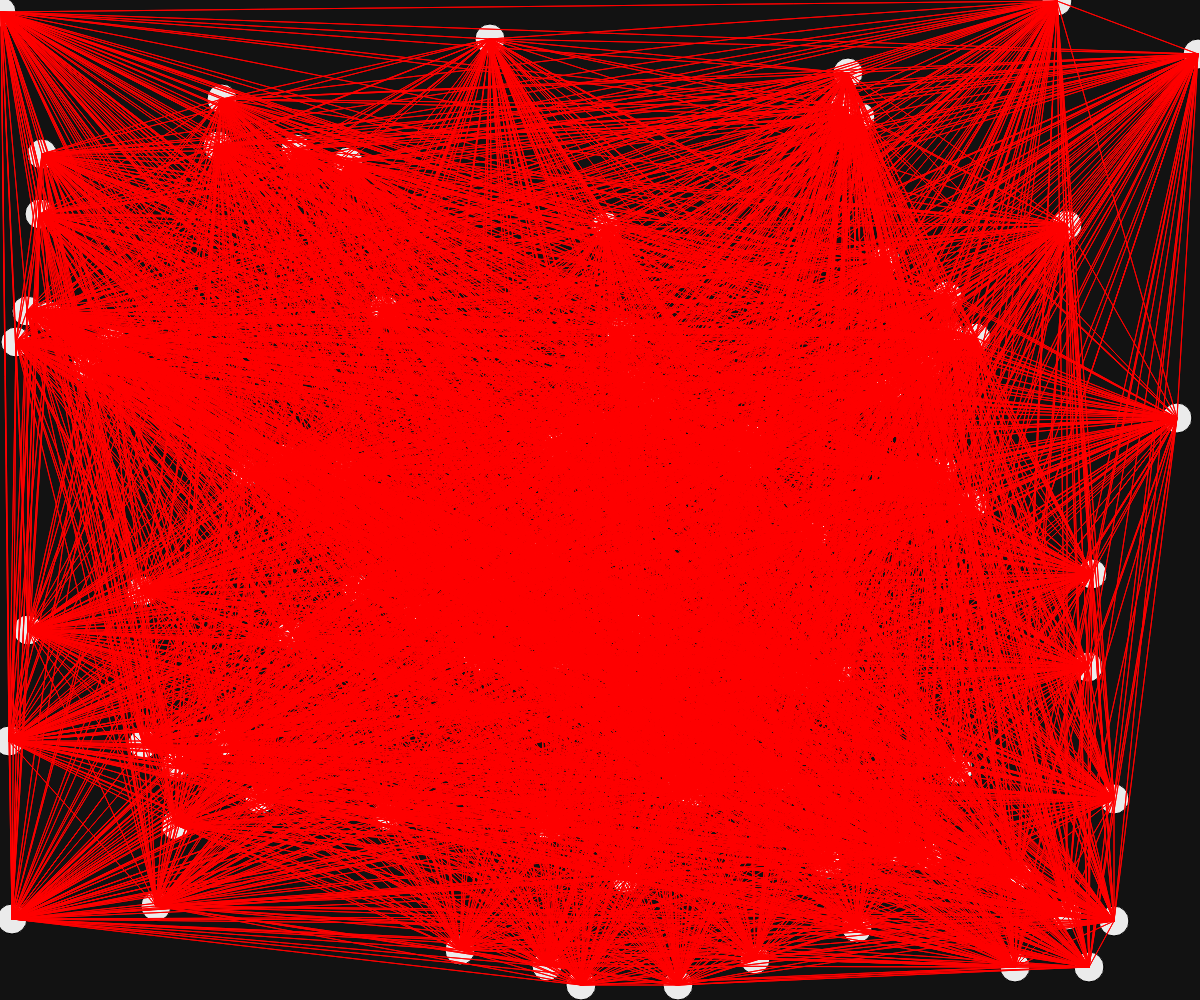
Frame 1 (no input)
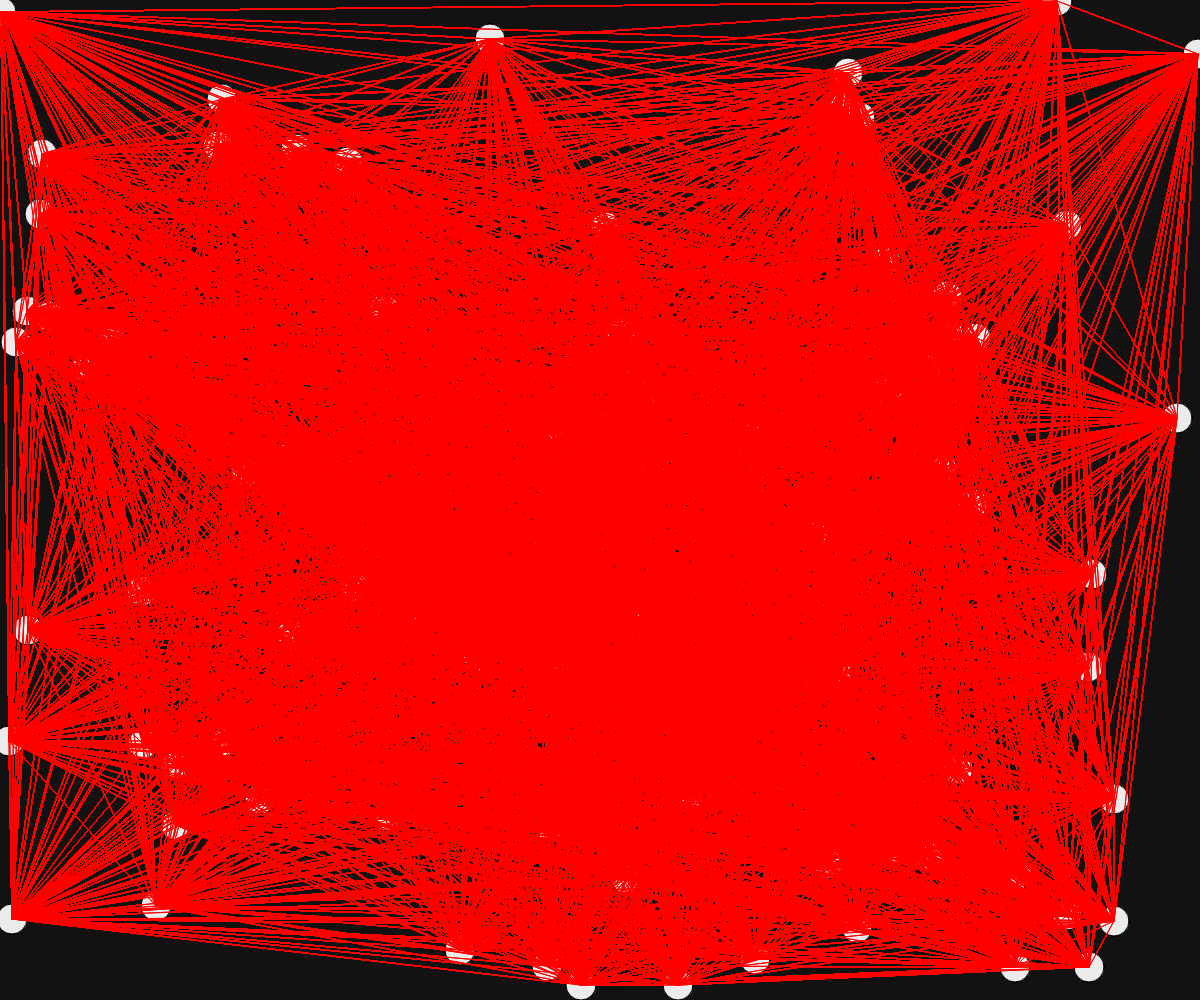
Frame 60 (no input)
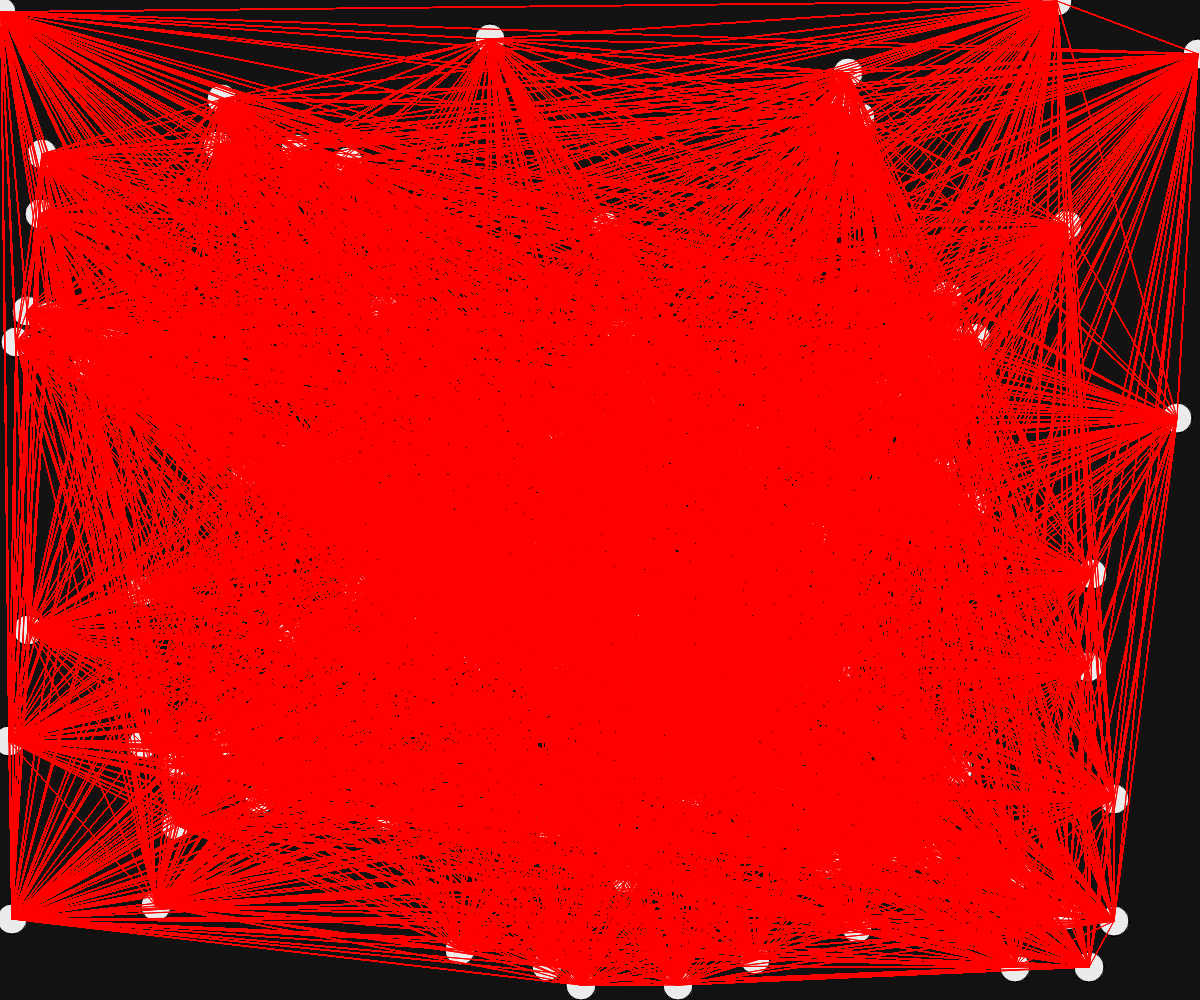
Frame 120 (the mouse pressed at the canvas centre since frame 60)

The p5.js sketch that drew these frames (run headless with seeded random() and noise() and a simulated clock; from frame 60 on, the mouse is pressed at the canvas centre):

// p5.js sketch
// ── sketch.js
function setup() {
  createCanvas(windowWidth, windowHeight);
  background('#121212');
}

function draw() {
  fill('#EBEBEB');
  let dim = 30;                             //setting circle diameter value
  let maxCircles = 90;                      //setting max no.of circles to draw
  let circlePosX = [];                      //initializing empty array for storing x-coordinates of circle
  let circlePosY = [];                      //initializing empty array for storing y-coordinates of circle
  randomSeed(2);
  
  stroke(0)
  strokeWeight(1);
  
  for(let i=1;i<=maxCircles;i++)            //looping to generate 50 circles
  {
    xpos = int(random(width));              //generating random x-coordinate for circle, range is 0 to windowWidth-1
    ypos = int(random(height));             //generating random y-coordinate for circle, range is 0 to windowHeight-1  
    ellipse(xpos, ypos, dim);               //drawing circle
    circlePosX.push(xpos);                  //pushing coordinate into array for x-coordinates
    circlePosY.push(ypos);                  //pushing coordinate into array for y-coordinates
  }
  
  stroke('red');
  strokeWeight(1);                          //setting color and weight of connecting lines
  
  for(let i=0;i<circlePosX.length;i++)      //looping for all values in x-coordinates array
  {
    for(let j=0;j<circlePosY.length;j++)    //looping for all values in y-coordinates array
    {
        line(circlePosX[i], circlePosY[i], circlePosX[j], circlePosY[j]);         //drawing lines b/w every single circle
    }
  }
}
